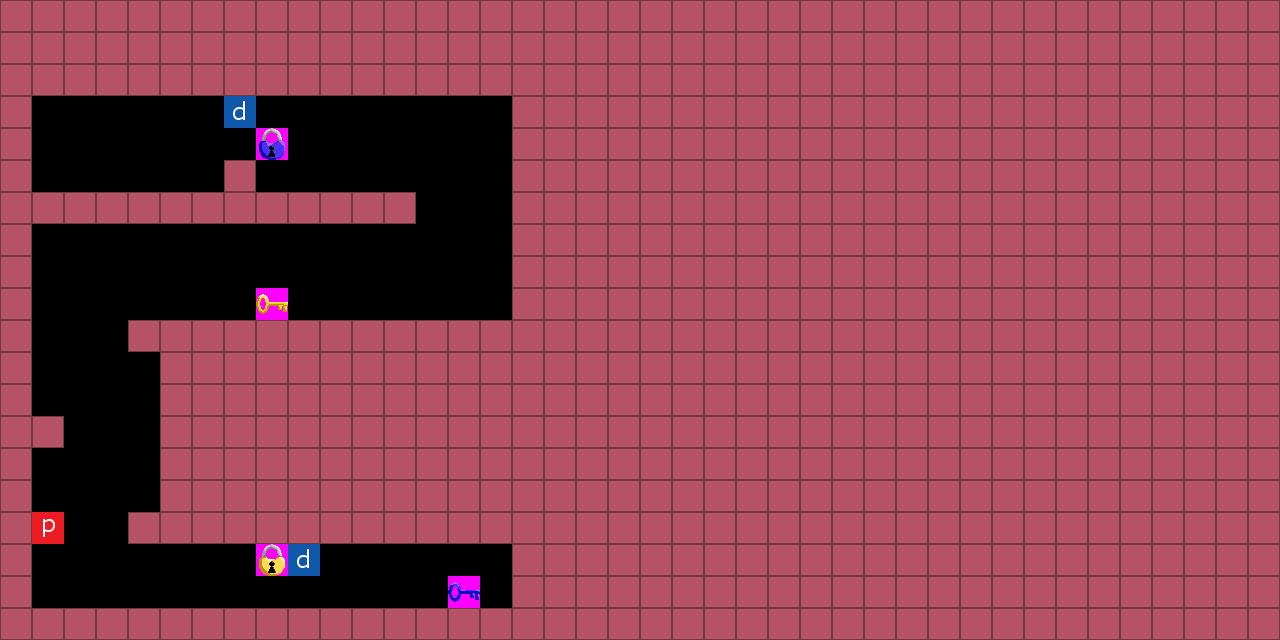

Below is a game level as drawn by its tile map, then a one-line description and the .tmx that defines it (tile-layer data replaced by summaries):
An orthogonal 40x20 tile map with 32x32 px tiles, 1 tile layer (World Objects), 1 hidden layer not drawn, 3 tilesets.

<map version="1.0" orientation="orthogonal" renderorder="right-down" width="40" height="20" tilewidth="32" tileheight="32" nextobjectid="8">
 <tileset firstgid="1" name="world" tilewidth="32" tileheight="32" tilecount="16" columns="4">
  <image source="sprites.png" width="128" height="128" />
  <tile id="0">
   <properties>
    <property name="block_id" type="int" value="1" />
   </properties>
  </tile>
  <tile id="1">
   <properties>
    <property name="block_id" type="int" value="2" />
   </properties>
  </tile>
  <tile id="2">
   <properties>
    <property name="block_id" type="int" value="5" />
   </properties>
  </tile>
 </tileset>
 <tileset firstgid="17" name="keys" tilewidth="32" tileheight="32" tilecount="16" columns="4">
  <image source="keys.png" width="128" height="128" />
  <tile id="0">
   <properties>
    <property name="block_id" type="int" value="3" />
    <property name="key_id" type="int" value="1" />
   </properties>
  </tile>
  <tile id="1">
   <properties>
    <property name="block_id" type="int" value="4" />
    <property name="key_id" type="int" value="1" />
   </properties>
  </tile>
  <tile id="4">
   <properties>
    <property name="block_id" type="int" value="3" />
    <property name="key_id" type="int" value="2" />
   </properties>
  </tile>
  <tile id="5">
   <properties>
    <property name="block_id" type="int" value="4" />
    <property name="key_id" type="int" value="2" />
   </properties>
  </tile>
  <tile id="8">
   <properties>
    <property name="block_id" type="int" value="3" />
    <property name="key_id" type="int" value="3" />
   </properties>
  </tile>
  <tile id="9">
   <properties>
    <property name="block_id" type="int" value="4" />
    <property name="key_id" type="int" value="3" />
   </properties>
  </tile>
  <tile id="12">
   <properties>
    <property name="block_id" type="int" value="3" />
    <property name="key_id" type="int" value="4" />
   </properties>
  </tile>
  <tile id="13">
   <properties>
    <property name="block_id" type="int" value="4" />
    <property name="key_id" type="int" value="4" />
   </properties>
  </tile>
 </tileset>
 <tileset firstgid="33" name="lockIDs" tilewidth="32" tileheight="32" tilecount="16" columns="4">
  <image source="lockIDs.png" width="128" height="128" />
  <tile id="0">
   <properties>
    <property name="lock_id" type="int" value="1" />
   </properties>
  </tile>
  <tile id="1">
   <properties>
    <property name="lock_id" type="int" value="2" />
   </properties>
  </tile>
  <tile id="2">
   <properties>
    <property name="lock_id" type="int" value="3" />
   </properties>
  </tile>
  <tile id="3">
   <properties>
    <property name="lock_id" type="int" value="4" />
   </properties>
  </tile>
  <tile id="4">
   <properties>
    <property name="lock_id" type="int" value="5" />
   </properties>
  </tile>
  <tile id="5">
   <properties>
    <property name="lock_id" type="int" value="6" />
   </properties>
  </tile>
  <tile id="6">
   <properties>
    <property name="lock_id" type="int" value="7" />
   </properties>
  </tile>
  <tile id="7">
   <properties>
    <property name="lock_id" type="int" value="8" />
   </properties>
  </tile>
  <tile id="8">
   <properties>
    <property name="lock_id" type="int" value="9" />
   </properties>
  </tile>
  <tile id="9">
   <properties>
    <property name="lock_id" type="int" value="10" />
   </properties>
  </tile>
  <tile id="10">
   <properties>
    <property name="lock_id" type="int" value="11" />
   </properties>
  </tile>
  <tile id="11">
   <properties>
    <property name="lock_id" type="int" value="12" />
   </properties>
  </tile>
  <tile id="12">
   <properties>
    <property name="lock_id" type="int" value="13" />
   </properties>
  </tile>
  <tile id="13">
   <properties>
    <property name="lock_id" type="int" value="14" />
   </properties>
  </tile>
  <tile id="14">
   <properties>
    <property name="lock_id" type="int" value="15" />
   </properties>
  </tile>
  <tile id="15">
   <properties>
    <property name="lock_id" type="int" value="16" />
   </properties>
  </tile>
 </tileset>
 <layer name="World Objects" width="40" height="20">
  <data>[800 cells, 660 non-empty, 7 distinct tile ids]</data>
 </layer>
 <layer name="Lock IDs" width="40" height="20" visible="0">
  <data>[800 cells, 4 non-empty, 2 distinct tile ids]</data>
 </layer>
</map>